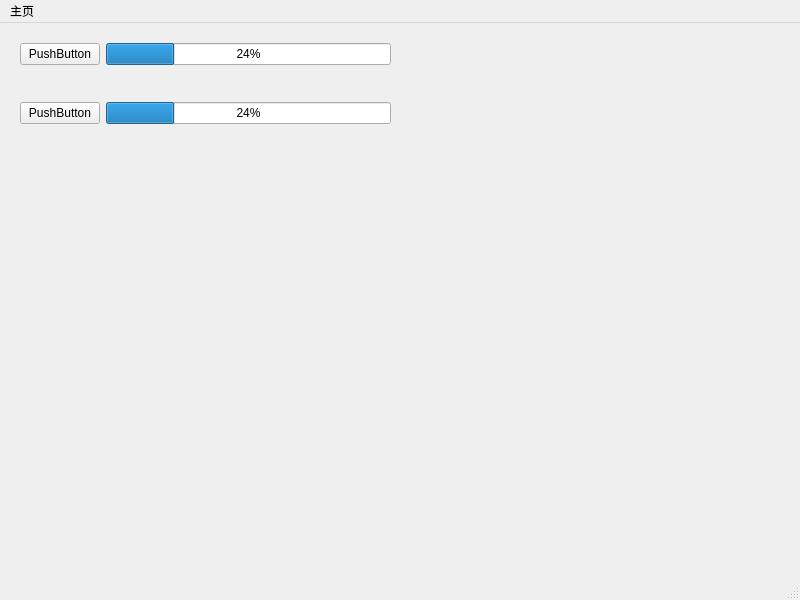
<?xml version="1.0" encoding="UTF-8"?>
<ui version="4.0">
 <class>MainWindow</class>
 <widget class="QMainWindow" name="MainWindow">
  <property name="geometry">
   <rect>
    <x>0</x>
    <y>0</y>
    <width>800</width>
    <height>600</height>
   </rect>
  </property>
  <property name="windowTitle">
   <string>MainWindow</string>
  </property>
  <widget class="QWidget" name="centralwidget">
   <widget class="QWidget" name="verticalLayoutWidget">
    <property name="geometry">
     <rect>
      <x>20</x>
      <y>20</y>
      <width>371</width>
      <height>81</height>
     </rect>
    </property>
    <layout class="QVBoxLayout" name="verticalLayout">
     <item>
      <layout class="QHBoxLayout" name="horizontalLayout">
       <item>
        <widget class="QPushButton" name="pushButton_2">
         <property name="text">
          <string>PushButton</string>
         </property>
        </widget>
       </item>
       <item>
        <widget class="QProgressBar" name="progressBar">
         <property name="value">
          <number>24</number>
         </property>
        </widget>
       </item>
      </layout>
     </item>
     <item>
      <spacer name="verticalSpacer">
       <property name="orientation">
        <enum>Qt::Vertical</enum>
       </property>
       <property name="sizeHint" stdset="0">
        <size>
         <width>20</width>
         <height>40</height>
        </size>
       </property>
      </spacer>
     </item>
     <item>
      <layout class="QHBoxLayout" name="horizontalLayout_2">
       <item>
        <widget class="QPushButton" name="pushButton_3">
         <property name="text">
          <string>PushButton</string>
         </property>
        </widget>
       </item>
       <item>
        <widget class="QProgressBar" name="progressBar_2">
         <property name="value">
          <number>24</number>
         </property>
        </widget>
       </item>
      </layout>
     </item>
    </layout>
   </widget>
  </widget>
  <widget class="QMenuBar" name="menubar">
   <property name="geometry">
    <rect>
     <x>0</x>
     <y>0</y>
     <width>800</width>
     <height>22</height>
    </rect>
   </property>
   <widget class="QMenu" name="menu">
    <property name="title">
     <string>主页</string>
    </property>
   </widget>
   <addaction name="menu"/>
  </widget>
  <widget class="QStatusBar" name="statusbar"/>
 </widget>
 <resources/>
 <connections/>
</ui>
